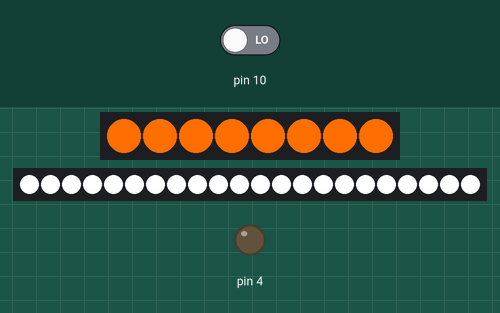
This sketch was run on a simulated Arduino Uno, built with avr-gcc and run on an emulated ATmega328P. Shown: 8 RGB LEDs in strip order, left to right, 22 RGB LEDs in strip order, left to right, output pins drawn as LEDs (lit = HIGH). Inputs (shaded band) come from the test bench; at power-on: pin 10 LOW.

Above: at 4.4 s.
4.5 s: pin 10 driven HIGH
At 6.3 s:
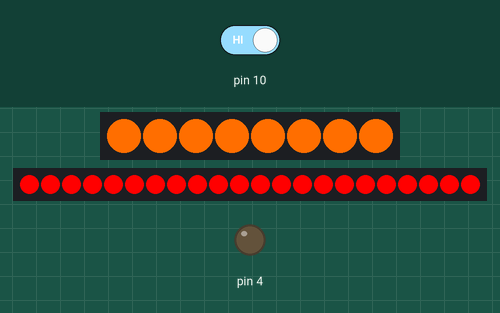
6.7 s: pin 10 driven LOW
At 9.5 s:
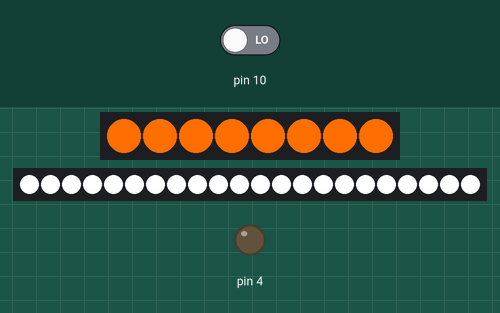

Measured:
- after the input at 4.5 s, the LEDs: first change after 0.33 s (image 1 shows a later state)
- after the input at 6.7 s, the LEDs: first differ from a run without the input after 1.4 s (image 2 shows a later state)
- what the display in image 1 shows lasts 0.6 s, from 5.9 s to 6.5 s

The sketch:

Geekble_GLaDOS_neopixel.ino
```cpp
/*[Geekble X 메이커창작과] : GLaDOS_Glados_Main Code */
int cmd;
int move_g = 5;
int flage = 0;

#include <Adafruit_NeoPixel.h>
#ifdef __AVR__
 #include <avr/power.h> // Required for 16 MHz Adafruit Trinket
#endif
#define PIN        9
#define PIN1        8

// How many NeoPixels are attached to the Arduino?
#define NUMPIXELS 8// Popular NeoPixel ring size
#define NUMPIXELS1 22

Adafruit_NeoPixel pixels(NUMPIXELS, PIN, NEO_GRB + NEO_KHZ800);
Adafruit_NeoPixel pixels1(NUMPIXELS1, PIN1, NEO_GRB + NEO_KHZ800);

#define DELAYVAL 400 // Time (in milliseconds) to pause between pixels

void setup() {
  pinMode(5,INPUT);
  pinMode(4,OUTPUT);
  pinMode(10,INPUT);
  Serial.begin(9600);

  #if defined(__AVR_ATtiny85__) && (F_CPU == 16000000)
  clock_prescale_set(clock_div_1);
  #endif
  // END of Trinket-specific code.

  pixels.begin(); // INITIALIZE NeoPixel strip object (REQUIRED)
  pixels1.begin(); // Set all pixel colors to 'off'

  // The first NeoPixel in a strand is #0, second is 1, all the way up
  // to the count of pixels minus one.
  for(int i=0; i<NUMPIXELS; i++) { // For each pixel...

    // pixels.Color() takes RGB values, from 0,0,0 up to 255,255,255
    // Here we're using a moderately bright green color:
    pixels.setPixelColor(i, pixels.Color(255, 110, 0));

    pixels.show();   // Send the updated pixel colors to the hardware.

    delay(DELAYVAL); // Pause before next pass through loop
  }
  pixels1.clear(); // Set all pixel colors to 'off'

  // The first NeoPixel in a strand is #0, second is 1, all the way up
  // to the count of pixels minus one.
}

void loop() {
  flage = digitalRead(10);
  for(int i=0; i<NUMPIXELS1; i++){
    if(flage == 1){
      pixels1.setPixelColor(i, pixels.Color(255, 0, 0));
    }
    else if(flage == 0){
      pixels1.setPixelColor(i, pixels.Color(255, 255, 255));
    }

    pixels1.show();   // Send the updated pixel colors to the hardware.

    delay(50); // Pause before next pass through loop
  }
  delay(500);
  pixels1.clear();

}
```
